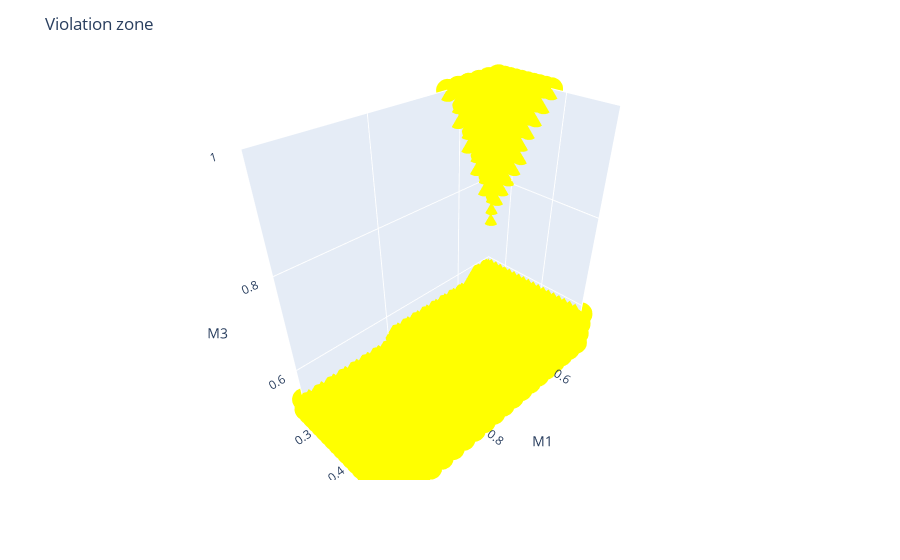

Notebook cell for this chart:
### Code cell
# Exclude rows where 'time2violation' is -1
dfV = df.copy()
dfV = dfV[dfV['violation'] == 1]

# Plot the scatter plot
fig = px.scatter_3d(dfV, x='M1', y='M2', z='M3', color_discrete_sequence=['yellow'])
fig.update_layout(title_text='Violation zone')
fig.update_scenes(xaxis_range=light_range_values,
                  yaxis_range=floor_range_values,
                  zaxis_range=object_range_values)
fig.show()

### Figure 1 — Plotly figure (JSON) as saved in the notebook; plotly's stock layout.template omitted (floating-point values rounded to 4 significant figures; data arrays with more than 128 entries replaced by an {"elided": "..."} marker saying what was removed)
{"data": [{"hovertemplate": "M1=%{x}<br>M2=%{y}<br>M3=%{z}<extra></extra>", "legendgroup": "", "marker": {"color": "yellow", "symbol": "circle"}, "mode": "markers", "name": "", "scene": "scene", "showlegend": false, "type": "scatter3d", "x": {"elided": "1252 float values"}, "y": {"elided": "1252 float values"}, "z": {"elided": "1252 float values"}}], "layout": {"legend": {"tracegroupgap": 0}, "margin": {"t": 60}, "scene": {"domain": {"x": [0, 1], "y": [0, 1]}, "xaxis": {"range": [0.5, 1], "title": {"text": "M1"}}, "yaxis": {"range": [0.25, 0.5], "title": {"text": "M2"}}, "zaxis": {"range": [0.5, 1], "title": {"text": "M3"}}}, "title": {"text": "Violation zone"}}}
